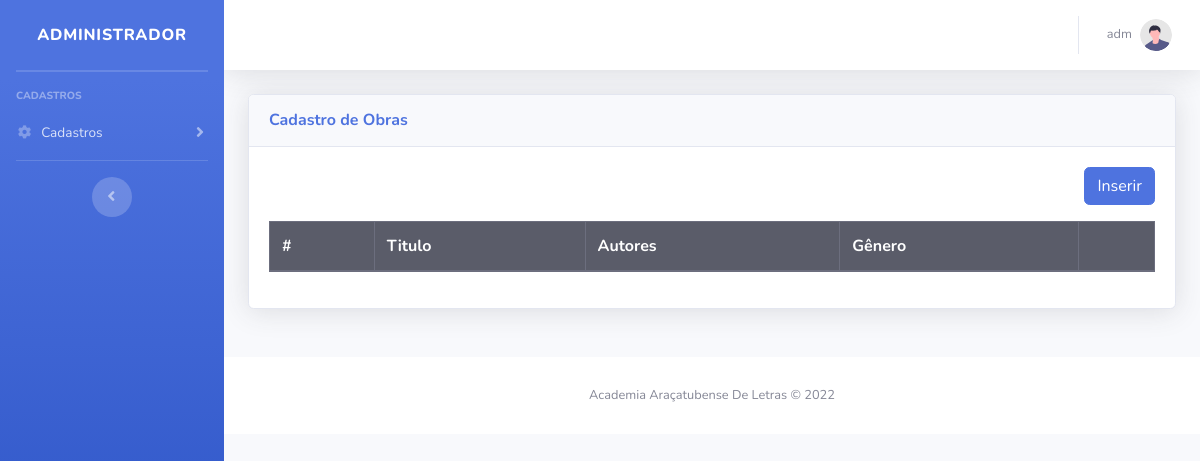
Page /modulos/obras/obras.php (signed in) on the earlier database version.
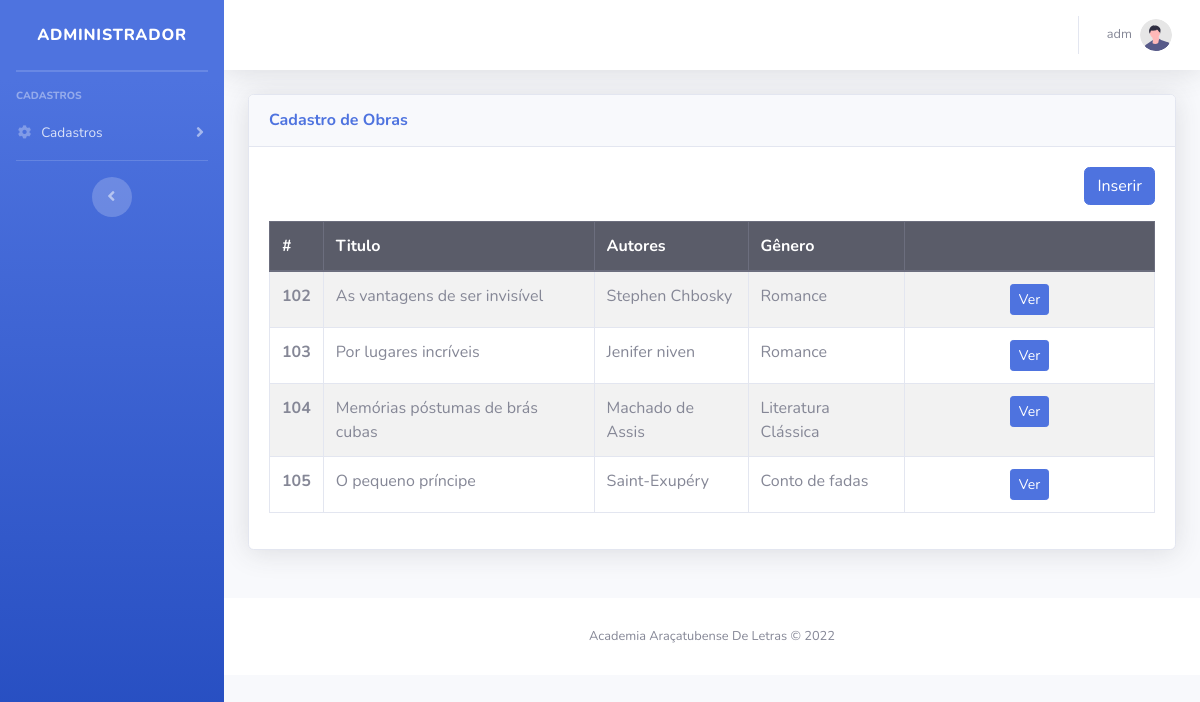
Same page on the later database version.
### tables this page shows
CREATE TABLE `obra` (
  `idObra` int(11) NOT NULL,
  `tituloObra` varchar(250) NOT NULL,
  `autoresObra` text NOT NULL,
  `sinopseObra` text NOT NULL,
  `imagemObra` varchar(200) NOT NULL,
  `isbnObra` varchar(30) NOT NULL,
  `anoObra` varchar(40) NOT NULL,
  `paginasObra` varchar(5) NOT NULL,
  `pdfObra` varchar(200) NOT NULL,
  `linkObra` varchar(200) NOT NULL,
  `generoObra` varchar(20) NOT NULL
);

### modulos/obras/obras.php (the view, shortened to what this page needs)
<!DOCTYPE html>
<html lang="pt-br">
<?php include_once path('template/head.php'); ?>
<body id="page-top">
    <div id="wrapper">
        <?php include_once path('template/sidebar.php'); ?>
        <div id="content-wrapper" class="d-flex flex-column">
            <div id="content">
                <?php include_once path('template/navbar.php'); ?>
                <div class="container-fluid">
                    <div class="row">
                        <div class="col-12 mb-4">
                            <div class="card shadow mb-4">
                                <div class="card-header py-3">
                                    <h6 class="m-0 font-weight-bold text-primary">Cadastro de Obras</h6>
                                </div>
                                <div class="card-body">
                                    <div class="text-right mb-3">
                                        <a class="btn btn-primary" href="inserir.php">Inserir</a>
                                    </div>
                                    <table class="table table-bordered table-striped">
                                        <thead>
                                            <tr class="thead-dark">
                                                <th>#</th>
                                                <th>Titulo</th>
                                                <th>Autores</th>
                                                <th>Gênero</th>
                                                <th></th>
                                            </tr>
                                        </thead>
                                        <tbody>
                                            <?php
                                            $pdo = Banco::conectar();
                                            $sql = "SELECT * FROM  obra  ";
                                            foreach ($pdo->query($sql) as $row) { ?>
                                                <tr>
                                                    <th scope="row"><?= $row['idObra'] ?></th>
                                                    <td><?= $row['tituloObra'] ?></td>
                                                    <td><?= $row['autoresObra'] ?></td>
                                                    <td><?= $row['generoObra'] ?></td>
                                                    <td width='250' class="text-center">
                                                        <a class="btn btn-sm btn-primary " href="visualizar.php?idObra=<?= $row['idObra'] ?>">Ver</a>
                                                    </td>
                                                </tr>
                                            <?php }
                                             ?>
                                        </tbody>
                                    </table>
                                </div>
                            </div>
                        </div>
                    </div>
                </div>
                <footer class="sticky-footer bg-white">
                    <div class="container my-auto">
                        <div class="copyright text-center my-auto">
                            <span>Academia Araçatubense De Letras &copy; 2022</span>
                        </div>
                    </div>
                </footer>
            </div>
        </div>
</body>
</html>

Differences in the rows shown:
added obra: idObra "102", tituloObra "As vantagens de ser invisível", autoresObra "Stephen Chbosky", generoObra "Romance"
added obra: idObra "103", tituloObra "Por lugares incríveis", autoresObra "Jenifer niven", generoObra "Romance"
added obra: idObra "104", tituloObra "Memórias póstumas de brás cubas", autoresObra "Machado de Assis", generoObra "Literatura Clássica"
added obra: idObra "105", tituloObra "O pequeno príncipe", autoresObra "Saint-Exupéry", generoObra "Conto de fadas"
